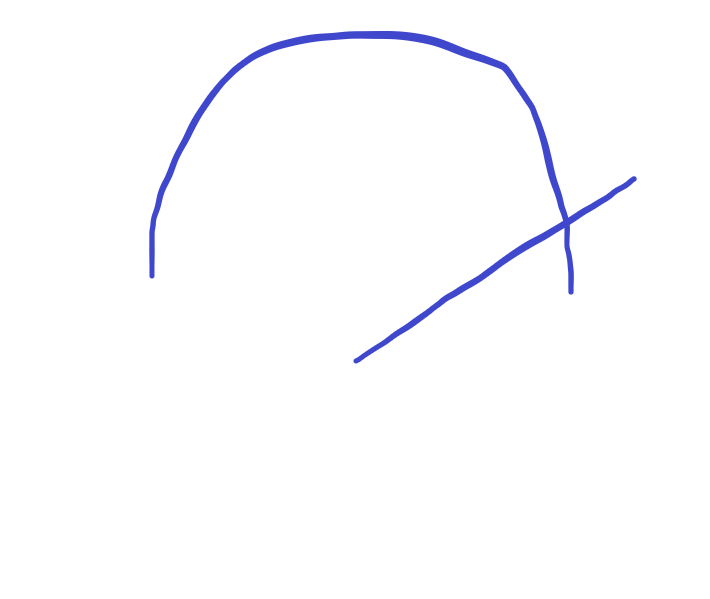
#> input picture legacy/data/else/curve.png, 710 x 599 px, found by its file name
$ python experiment.py
#> lines starting #> are read from the running program, lines starting #| are printed output that depends on the picture; after the words box and inside, x2 and y2 are one past the last pixel; in counts of white or black regions, pixels touching at a corner belong together
# Experiment
from PIL import Image
import cv2
import numpy as np
import math
from skimage.morphology import skeletonize

import math

class HoughBundler:
    def __init__(self,min_distance=5,min_angle=2):
        self.min_distance = min_distance
        self.min_angle = min_angle

    def get_orientation(self, line):
        orientation = math.atan2(abs((line[3] - line[1])), abs((line[2] - line[0])))
        return math.degrees(orientation)

    def check_is_line_different(self, line_1, groups, min_distance_to_merge, min_angle_to_merge):
        for group in groups:
            for line_2 in group:
                if self.get_distance(line_2, line_1) < min_distance_to_merge:
                    orientation_1 = self.get_orientation(line_1)
                    orientation_2 = self.get_orientation(line_2)
                    if abs(orientation_1 - orientation_2) < min_angle_to_merge:
                        group.append(line_1)
                        return False
        return True

    def distance_point_to_line(self, point, line):
        px, py = point
        x1, y1, x2, y2 = line

        def line_magnitude(x1, y1, x2, y2):
            line_magnitude = math.sqrt(math.pow((x2 - x1), 2) + math.pow((y2 - y1), 2))
            return line_magnitude

        lmag = line_magnitude(x1, y1, x2, y2)
        if lmag < 0.00000001:
            distance_point_to_line = 9999
            return distance_point_to_line

        u1 = (((px - x1) * (x2 - x1)) + ((py - y1) * (y2 - y1)))
        u = u1 / (lmag * lmag)

        if (u < 0.00001) or (u > 1):
            #// closest point does not fall within the line segment, take the shorter distance
            #// to an endpoint
            ix = line_magnitude(px, py, x1, y1)
            iy = line_magnitude(px, py, x2, y2)
            if ix > iy:
                distance_point_to_line = iy
            else:
                distance_point_to_line = ix
        else:
            # Intersecting point is on the line, use the formula
            ix = x1 + u * (x2 - x1)
            iy = y1 + u * (y2 - y1)
            distance_point_to_line = line_magnitude(px, py, ix, iy)

        return distance_point_to_line

    def get_distance(self, a_line, b_line):
        dist1 = self.distance_point_to_line(a_line[:2], b_line)
        dist2 = self.distance_point_to_line(a_line[2:], b_line)
        dist3 = self.distance_point_to_line(b_line[:2], a_line)
        dist4 = self.distance_point_to_line(b_line[2:], a_line)

        return min(dist1, dist2, dist3, dist4)

    def merge_lines_into_groups(self, lines):
        groups = []  # all lines groups are here
        # first line will create new group every time
        groups.append([lines[0]])
        # if line is different from existing gropus, create a new group
        for line_new in lines[1:]:
            if self.check_is_line_different(line_new, groups, self.min_distance, self.min_angle):
                groups.append([line_new])

        return groups

    def merge_line_segments(self, lines):
        orientation = self.get_orientation(lines[0])

        if(len(lines) == 1):
            return np.block([[lines[0][:2], lines[0][2:]]])

        points = []
        for line in lines:
            points.append(line[:2])
            points.append(line[2:])
        if 45 < orientation <= 90:
            #sort by y
            points = sorted(points, key=lambda point: point[1])
        else:
            #sort by x
            points = sorted(points, key=lambda point: point[0])

        return np.block([[points[0],points[-1]]])

    def process_lines(self, lines):
        lines_horizontal  = []
        lines_vertical  = []

        for line_i in [l[0] for l in lines]:
            orientation = self.get_orientation(line_i)
            # if vertical
            if 45 < orientation <= 90:
                lines_vertical.append(line_i)
            else:
                lines_horizontal.append(line_i)

        lines_vertical  = sorted(lines_vertical , key=lambda line: line[1])
        lines_horizontal  = sorted(lines_horizontal , key=lambda line: line[0])
        merged_lines_all = []

        # for each cluster in vertical and horizantal lines leave only one line
        for i in [lines_horizontal, lines_vertical]:
            if len(i) > 0:
                groups = self.merge_lines_into_groups(i)
                merged_lines = []
                for group in groups:
                    merged_lines.append(self.merge_line_segments(group))
                merged_lines_all.extend(merged_lines)

        return np.asarray(merged_lines_all)


bundler = HoughBundler(min_distance=10,min_angle=5)


img_test = cv2.imread(r'C:\Users\samoed\Documents\GitHub\diploma_bachelor\data\else\curve.png', cv2.IMREAD_GRAYSCALE)
img_test = cv2.threshold(img_test, 0, 255, cv2.THRESH_BINARY_INV + cv2.THRESH_OTSU)[1]
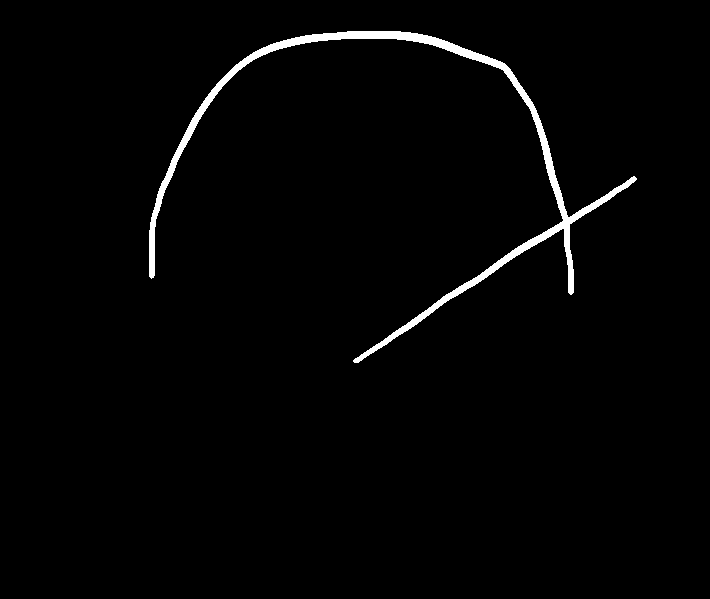
#> img_test: shape (599, 710); 1.7% white; 1 white region, box (x1, y1, x2, y2) and area: (149, 31, 637, 363) 7305
skeleton = skeletonize(img_test / 255).astype(np.uint8)*255
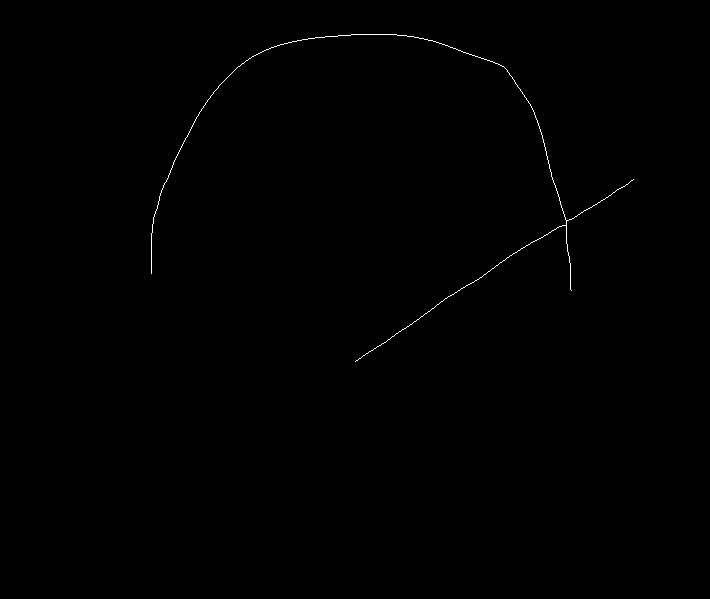
#> skeleton: shape (599, 710); 0.23% white in thin lines or dots, all inside (x1, y1, x2, y2) = (151, 34, 634, 362)

Image.fromarray(skeleton).show()
img_draw = cv2.cvtColor(skeleton.copy(), cv2.COLOR_GRAY2BGR)
## run hough lines on skeleton
hough_lines = cv2.HoughLinesP(skeleton, 1, np.pi/180, 10, minLineLength=10, maxLineGap=20)
#> hough_lines = 36 rows, first 6: [355, 361, 405, 328], [492, 268, 526, 245], [542, 237, 627, 184], [351, 34, 396, 34], [538, 123, 566, 227], [159, 196, 185, 138]
## draw lines on img
for line in hough_lines:
    cv2.line(img_draw, (line[0][0], line[0][1]), (line[0][2], line[0][3]), (np.random.randint(0, 256), np.random.randint(0, 256), np.random.randint(0, 256)), 2)
#> this loop made 36 passes
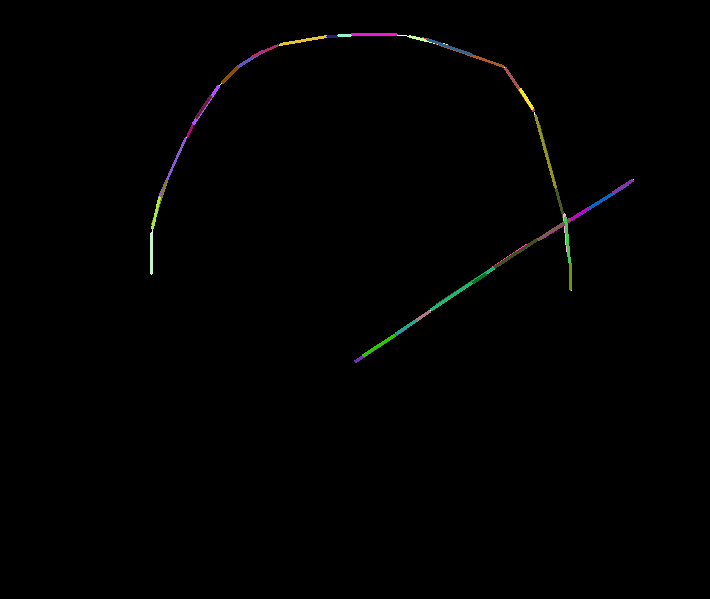
#> img_draw: shape (599, 710, 3); mean B, G, R 0.9, 1, 1.1
Image.fromarray(img_draw).show()
merged_lines = bundler.process_lines(hough_lines)
#> the loop in process_lines, `for line_i in [l[0] for l in lines]:` made 36 passes
#> (line_i, orientation) on passes 1 to 8: ([355, 361, 405, 328], 33.42), ([492, 268, 526, 245], 34.08), ([542, 237, 627, 184], 31.94), ([351, 34, 396, 34], 0), ([538, 123, 566, 227], 74.93), ([159, 196, 185, 138], 65.85), ([280, 44, 326, 36], 9.87), ([422, 38, 503, 66], 19.07)
#> after the loop in process_lines, `for line_i in [l[0] for l in lines]:`: lines_horizontal = 22 items, first 6: [355, 361, 405, 328], [492, 268, 526, 245], [542, 237, 627, 184], [351, 34, 396, 34], [280, 44, 326, 36], [422, 38, 503, 66]; lines_vertical = 14 items, first 6: [538, 123, 566, 227], [159, 196, 185, 138], [505, 68, 533, 110], [570, 289, 570, 263], [151, 273, 151, 233], [193, 123, 218, 86]
#> (the rest of the program and of its run is left out)
